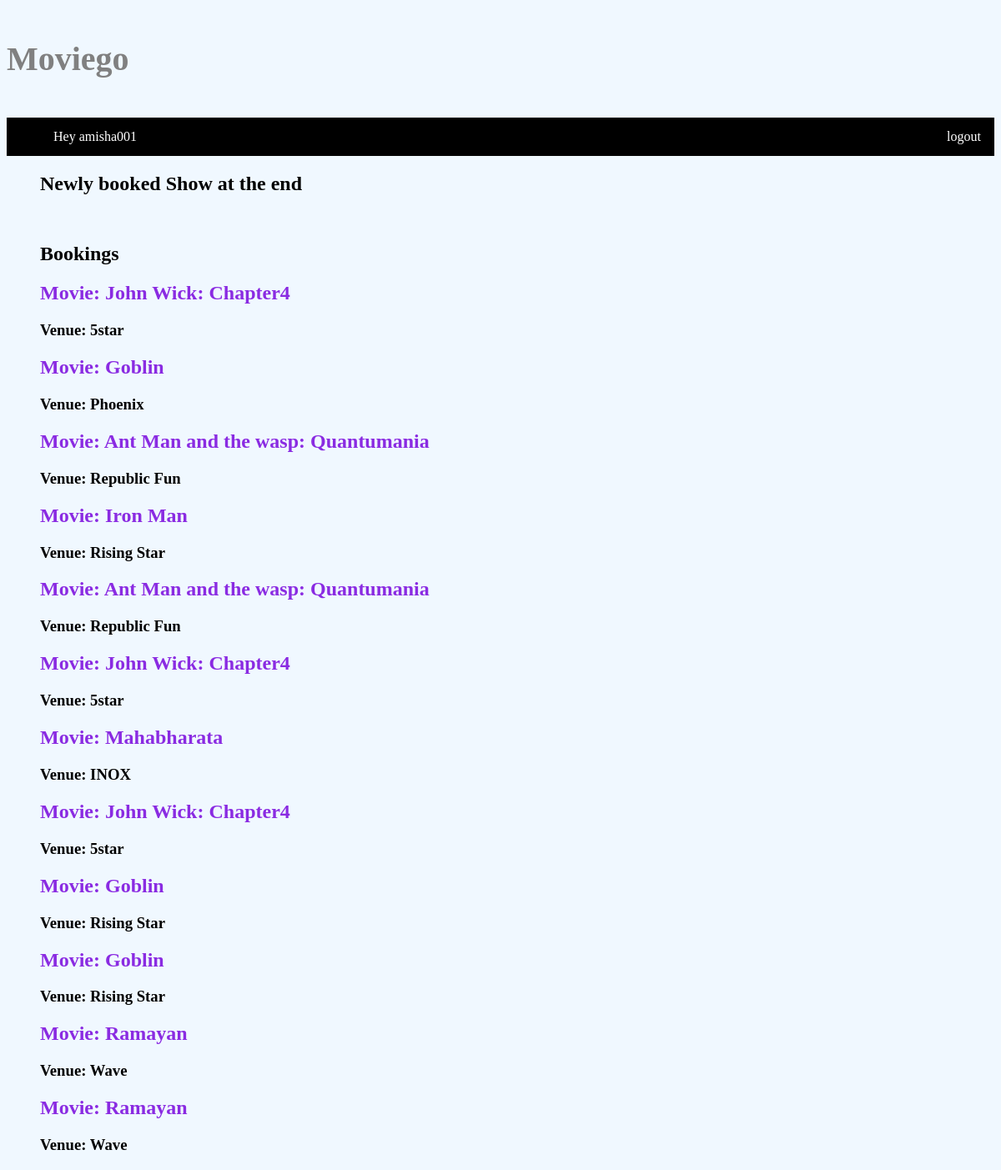
Page /profile/8/5/amisha001 on the committed database.
### app.py (models this page shows)
class Booking(db.Model):
    ID=db.Column(db.Integer(),primary_key=True)
    Show_id=db.Column(db.Integer())
    Show_name=db.Column(db.String(50))
    Venue_id=db.Column(db.Integer())
    Venue_name=db.Column(db.String(30))
    Username=db.Column(db.String(30))
    email=db.Column(db.String(50))
    phone=db.Column(db.Integer())
    Number_of_Seats=db.Column(db.Integer())

### app.py (the view)
@app.route('/profile/<int:Venue_id>/<int:Show_id>/<Username>', methods=['GET','POST'])
def profile(Venue_id,Show_id,Username):
    if request.method=='GET':
        v1=Venue.query.get(Venue_id)
        s1=Show.query.get(Show_id)
        h1=Booking.query.filter_by(Username=Username).all()
        return render_template('profile.html',Username=Username,v1=v1,s1=s1,h1=h1)

### templates/profile.html (shortened to what this page needs)
<!DOCTYPE html>
<html lang="en">
<head>
</head>
<body>
    <h1>
        <div class='container'><div class='left'><label class='book'>Moviego</label>
        </div>
        </div>
        </h1>
        <ul class="huh">
            <div class='sep'>
                <div>
          <li><a href='/U_dashboard/{{Username}}'>Hey {{Username}} </a></li>
        </div>
        <div>
          <li><a href="/">logout</a> </li>
        </div>
        </div>
        </ul>
    <ul class="V1">
        <h2>Newly booked Show at the end</h2><br>
        <h2>Bookings</h2>
        {% if h1|length==0 %}
        <h2> No booking found</h2>
        {% else %}
        {% for h in h1 %}
        <div class="venue3">
            <h2 class="heading">Movie: {{h.Show_name}}</h2>
            <h3>Venue: {{h.Venue_name}}
            </h3>
        </div>
        {% endfor %}
        {% endif %}
    </ul>
</body>
</html>

### templates/profile.html (style rules this page uses)
.sep { display:flex; justify-content: space-between; align-items: center; text-align:center; }
.huh { list-style-type: none; margin: 0; overflow: hidden; background-color: black; }
li { float: left; }
li a { display: block; color: white; text-align: center; padding: 14px 16px; text-decoration: none; }
body { background-color: AliceBlue; }
h1 { color:Gray; font-size:40px; text-align: left; background-color:AliceBlue; padding-top:20px; padding-bottom: 20px; }
.heading { color: blueviolet; }

### rows in the picture
Booking: Show_name "John Wick: Chapter4", Venue_name "5star"
Booking: Show_name "Goblin", Venue_name "Phoenix"
Booking: Show_name "Ant Man and the wasp: Quantumania", Venue_name "Republic Fun"
Booking: Show_name "Iron Man", Venue_name "Rising Star"
Booking: Show_name "Ant Man and the wasp: Quantumania", Venue_name "Republic Fun"
Booking: Show_name "John Wick: Chapter4", Venue_name "5star"
Booking: Show_name "Mahabharata", Venue_name "INOX"
Booking: Show_name "John Wick: Chapter4", Venue_name "5star"
Booking: Show_name "Goblin", Venue_name "Rising Star"
Booking: Show_name "Goblin", Venue_name "Rising Star"
Booking: Show_name "Ramayan", Venue_name "Wave"
Booking: Show_name "Ramayan", Venue_name "Wave"

### other values in the picture
{{ Username }} "amisha001"
